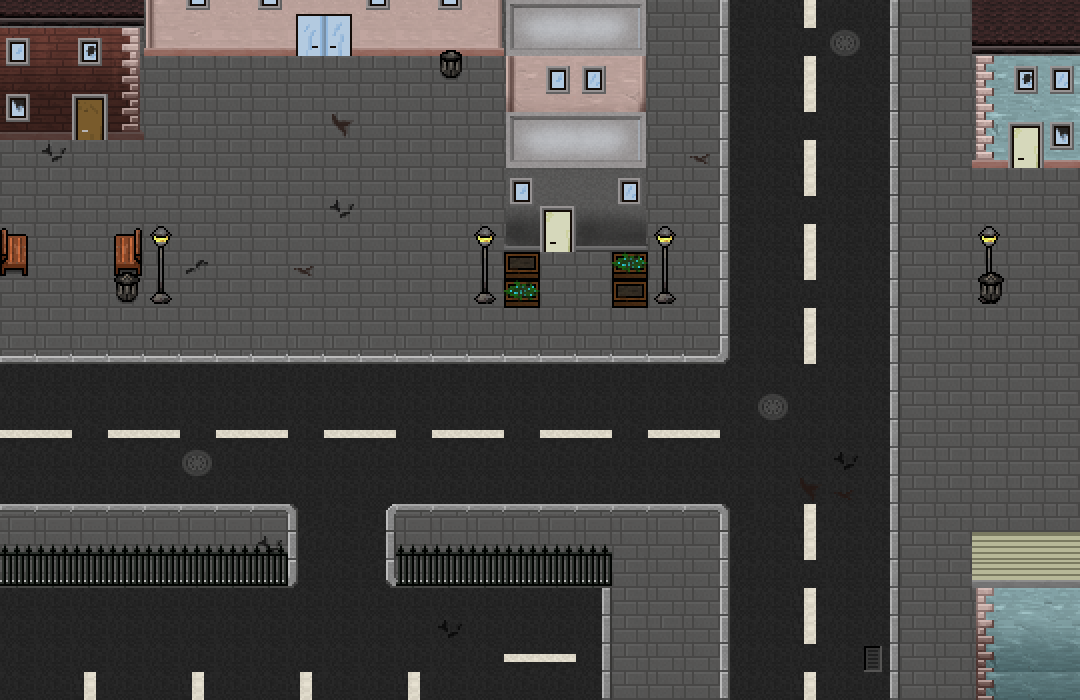

The image is a tile-based game level rendered from a .tmx file. Its description and source (layers, tilesets, objects; grid data summarised) follow:
An orthogonal 30x25 tile map with 36x28 px tiles, 4 tile layers (Floor, House, Objekte, Objekte 2), 1 hidden layer not drawn.

<map version="1.0" orientation="orthogonal" renderorder="right-down" width="30" height="25" tilewidth="36" tileheight="28" nextobjectid="1">
 <tileset firstgid="1" name="sprite_sheet_props_main" tilewidth="36" tileheight="28" tilecount="2500">
  <image source="../img/sprite_sheet_props_main.png" width="1800" height="1400" />
 </tileset>
 <layer name="Floor" width="30" height="25">
  <data>[750 cells, 750 non-empty, 16 distinct tile ids]</data>
 </layer>
 <layer name="House" width="30" height="25">
  <data>[750 cells, 116 non-empty, 67 distinct tile ids]</data>
 </layer>
 <layer name="walkable" width="30" height="25" visible="0">
  <data>[750 cells, 144 non-empty, 1 distinct tile ids]</data>
 </layer>
 <layer name="Objekte" width="30" height="25">
  <data>[750 cells, 80 non-empty, 28 distinct tile ids]</data>
 </layer>
 <layer name="Objekte 2" width="30" height="25">
  <data>[750 cells, 20 non-empty, 11 distinct tile ids]</data>
 </layer>
</map>
